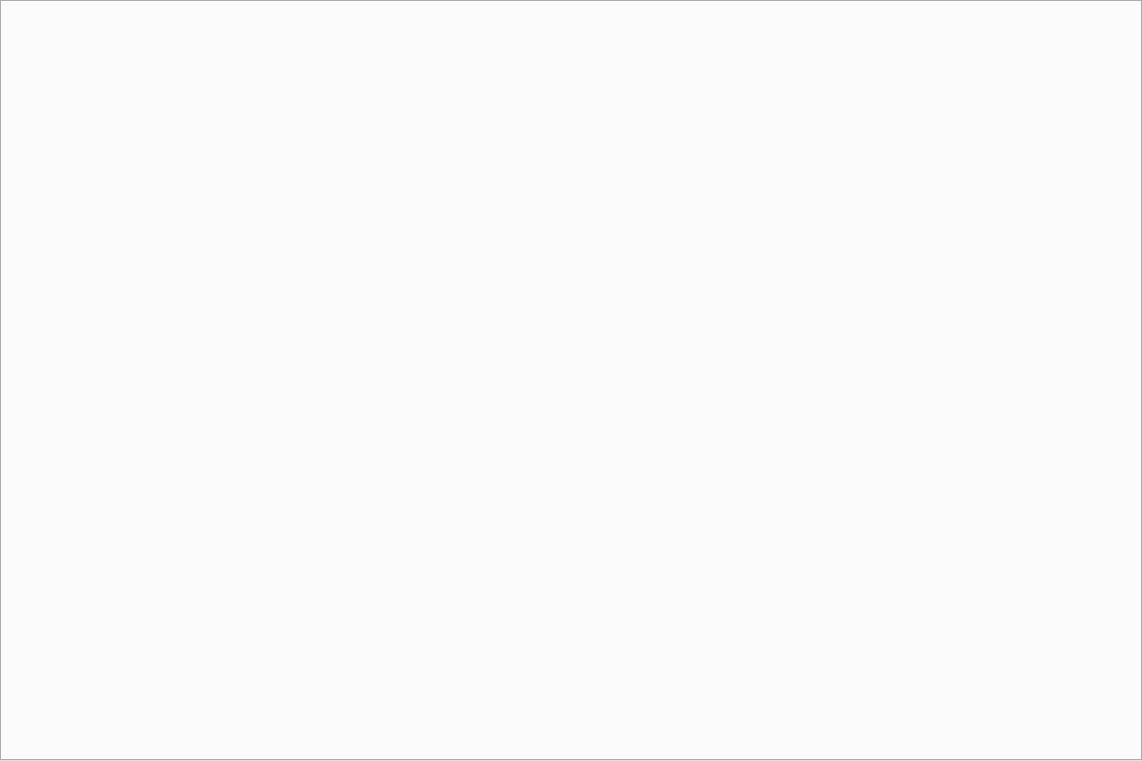
<?xml version="1.0" encoding="UTF-8"?>
<ui version="4.0">
 <class>TabWidget</class>
 <widget class="QTabWidget" name="TabWidget">
  <property name="geometry">
   <rect>
    <x>0</x>
    <y>0</y>
    <width>1142</width>
    <height>761</height>
   </rect>
  </property>
  <property name="windowTitle">
   <string>TabWidget</string>
  </property>
  <property name="styleSheet">
   <string notr="true">QTabBar::tab{
width: 200px;
height: 14px;
padding: 10px;
background: white;
margin-top: 8px;
border-radius: 10px;
margin-bottom: 5px;
margin-left: 8px;
border: 2px solid transparent;
}

QTabBar::tab:selected{
background: white;
border: 2px solid #0FF3E8;
}

QTabBar::tab:hover{
background: #c9c9c9;
color: white;
}

QTabBar::tab:selected:hover{
background: white;
color: black;
}

QTabBar::close-button{
image: url(:/icons/images/black_cross.png);
margin-right: 3px;
margin-top: 3px;
background: transparent;
padding: 2px;
border-radius: 4px;
}

QTabBar::close-button:hover{
image: url(:/icons/images/white_cross.png);
}

CustomTabWidget{
border: 2px solid;
}
</string>
  </property>
  <property name="elideMode">
   <enum>Qt::TextElideMode::ElideRight</enum>
  </property>
  <property name="tabsClosable">
   <bool>true</bool>
  </property>
  <property name="tabBarAutoHide">
   <bool>false</bool>
  </property>
 </widget>
 <resources/>
 <connections/>
</ui>
